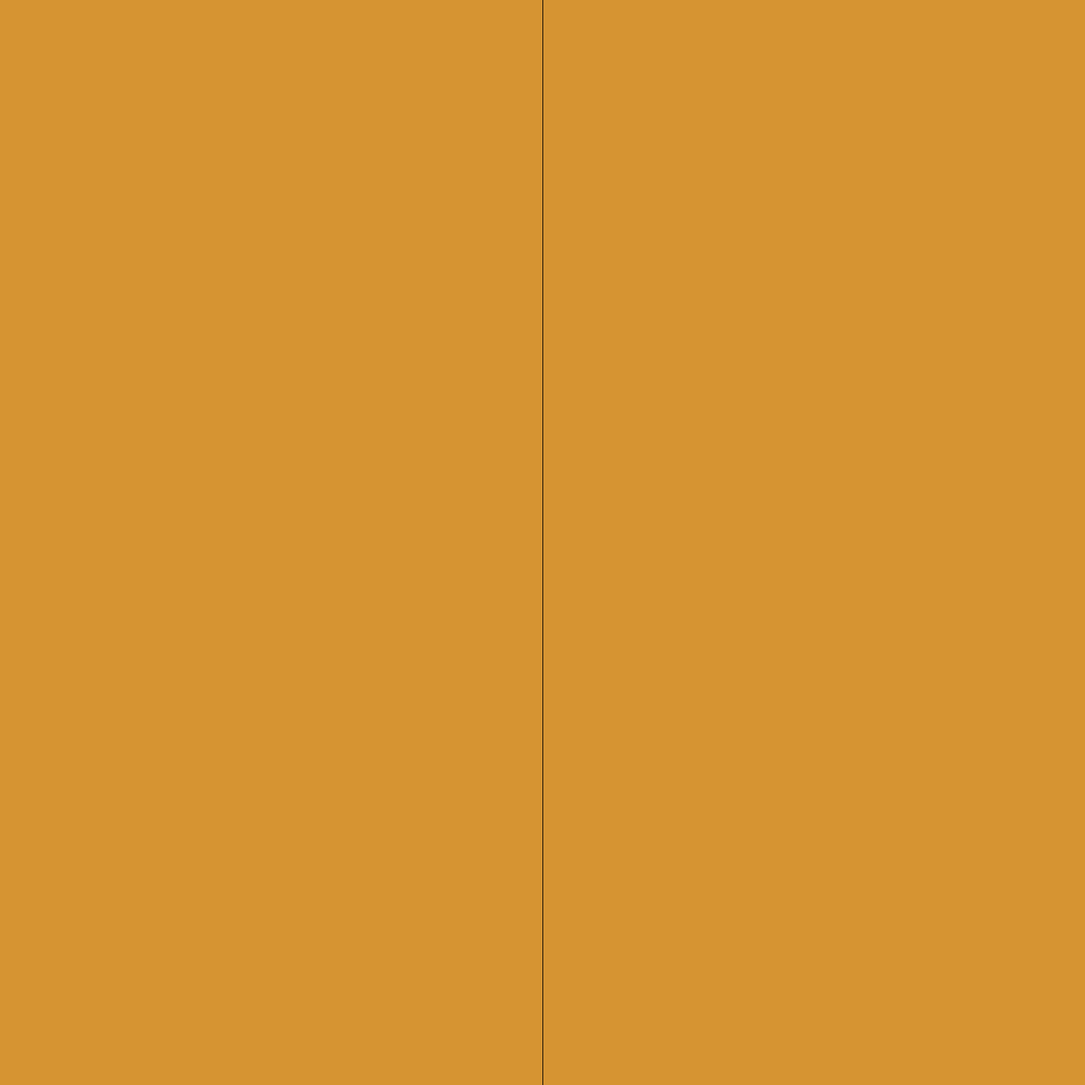
Frame 1 (no input)
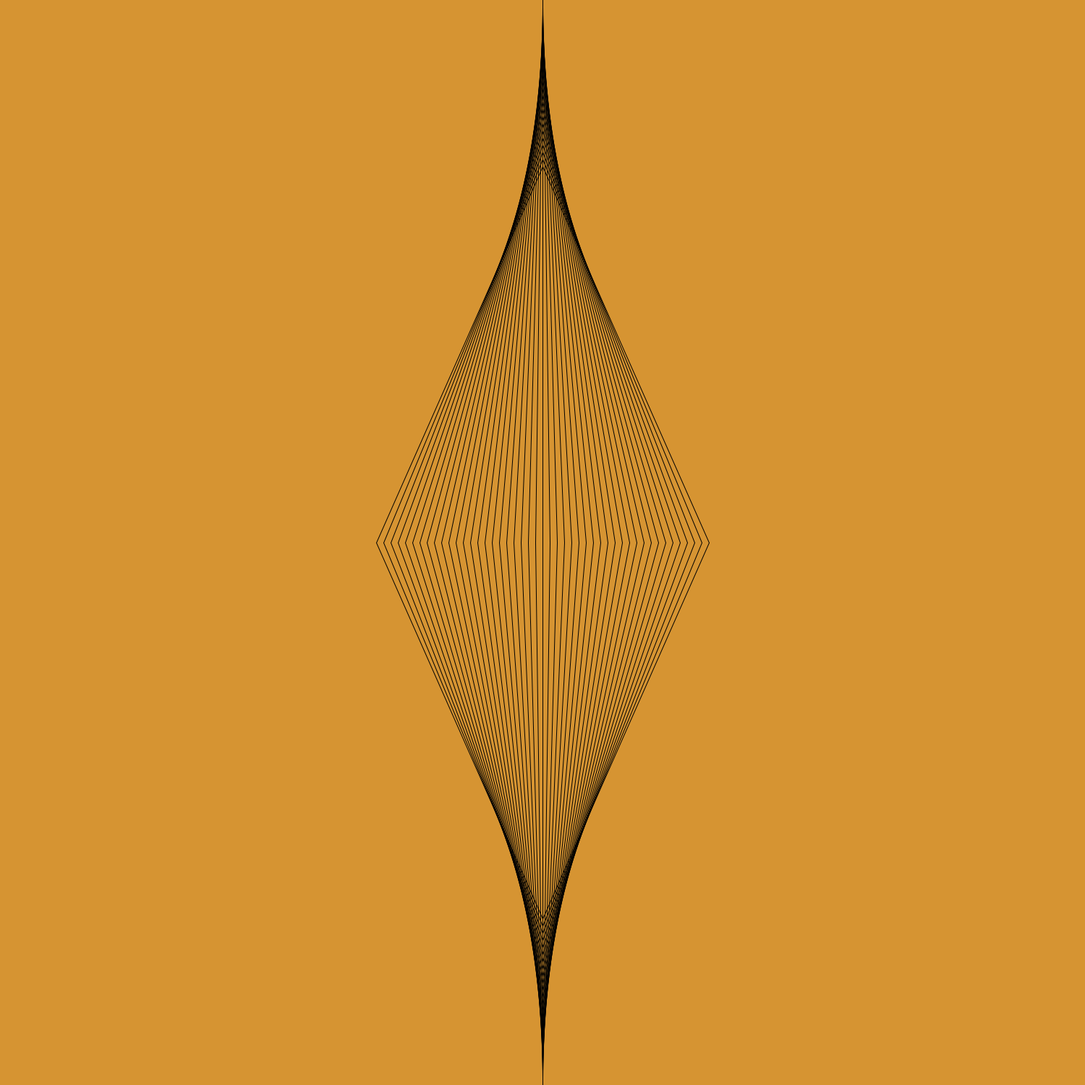
Frame 60 (the mouse pressed at the canvas centre just before this capture)
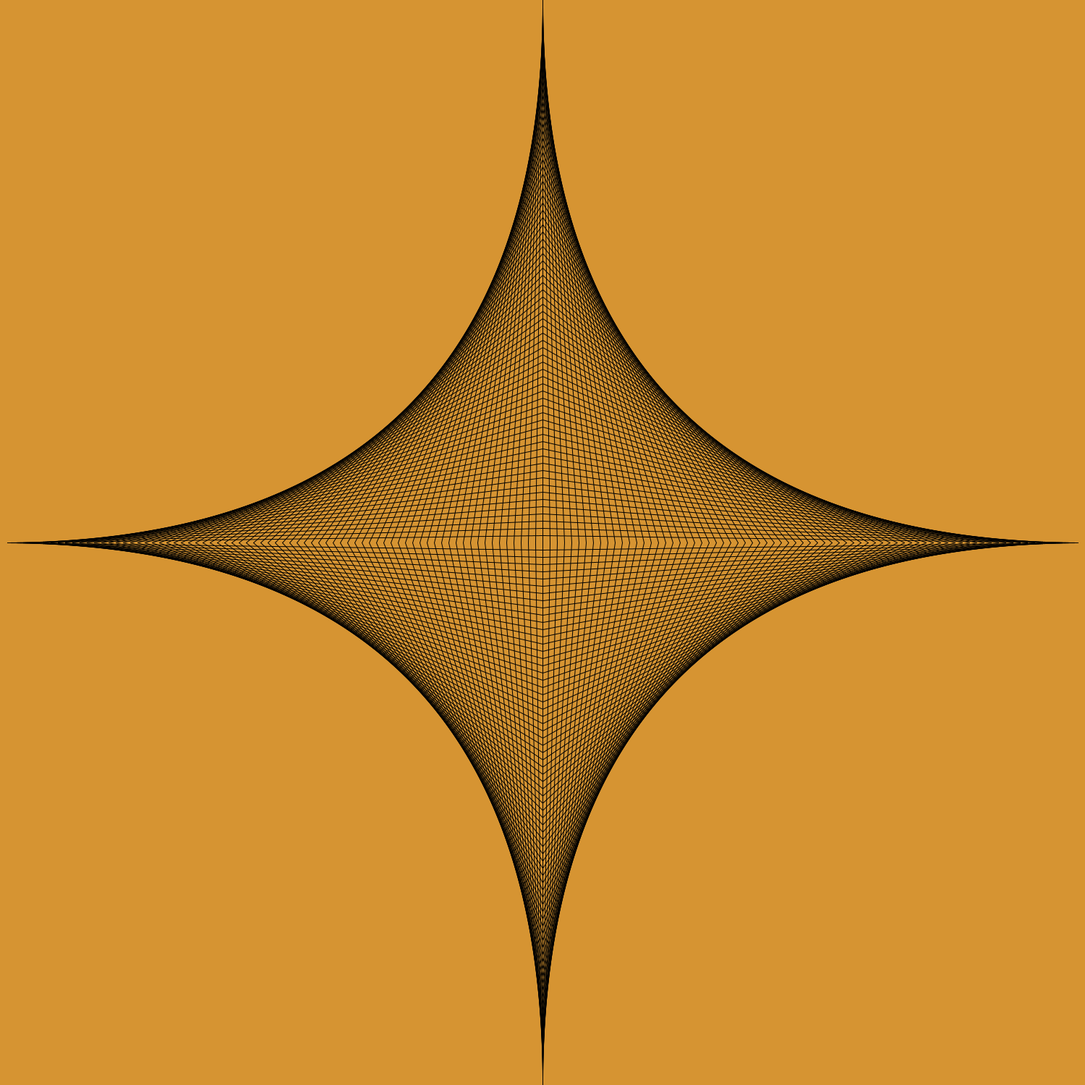
Frame 120 (the mouse held since frame 60 and released just before this capture)

The Processing sketch that drew these frames (run headless with seeded random() and noise(); from frame 60 on, the mouse is pressed at the canvas centre):

// Processing sketch: sketch_estrella_gaudi_Ton_Cortiella_Valls
// ── sketch_estrella_gaudi_Ton_Cortiella_Valls.pde
int y = 1500; // staticValue
int x = 0; // randomValue
int a = 1500; // alpha
float r = random(5, 25);
int lastResetTime = 0; // Tiempo del último reset

void settings() {
  size(y, y);
}

void setup() {
  background(214, 148, 50);
}

void draw() {
  // resetTime 1000 = 1s
  if (millis() - lastResetTime >= 20000/r) {
    resetAll(); // reset
  }

  stroke(0, a * y);
  line(y / 2 + x, y / 2, y / 2, 0 + x);
  line(y / 2 - x, y / 2, y / 2, 0 + x);
  line(y / 2, y - x, y / 2 - x, y / 2);
  line(y / 2, y - x, y / 2 + x, y / 2);
  
  x += r;
  a -= x * a / y * 2;
}

void resetAll() {
  x = 0;
  a = 1500;
  r = random(5, 25);
  lastResetTime = millis();
  background(214, 148, 50);
}


//He hecho el codigo para que siempre que cambies el valor de y todo se adapte y no se rompa nada, el valor random de X se puede cambiar
//a cualquier numero que seguira funcionando siempre. :) <3

//Por si quieres leer sobre como funciona a (alpha), le resta de 1500 que es mucho para un alpha además en el stroke se multiplica por y
//es decir 1500 mas, lo hago tan exagerado porque el momento en que el valor de a es 1 se multiplica por 1500 y sigue siendo completamente
//visible, en cuanto llega a 0 al multiplicarlo por y el resultado es 0, es para que pase de 100% de opacidad a 0% sin tener un degradado,
//he pensado que alomejor es una solucion un poco rara y quería explicarlo, no he usado ChatGPT pero si he ido tocando la formula.

//También he reutilizado mucho el valor y ya que recuerdo que dijiste algo de que querías el codigo limpio y tal.
